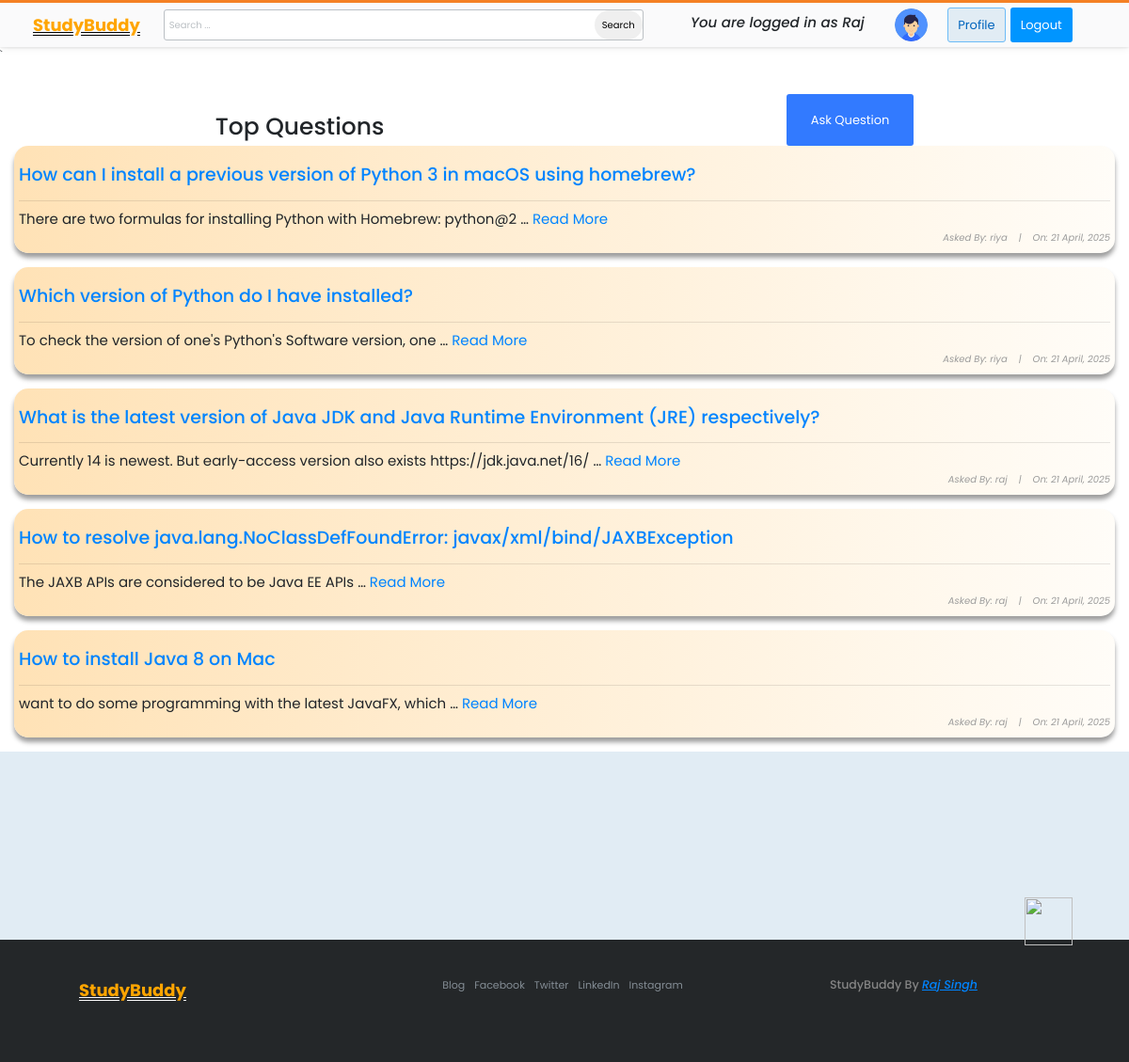
Page /questions/ (signed in) on the committed database.
### stackusers/models.py (models this page shows, shortened)
class Profile(models.Model):
    user = models.OneToOneField(User, on_delete=models.CASCADE)
    bio = models.CharField(max_length=1000)
    phone = models.IntegerField(null=True, blank=True)
    image = models.ImageField(default='default.jpg', upload_to="profile_pic")

### stackbase/models.py (models this page shows, shortened)
class Question(models.Model):
    user = models.ForeignKey(User, on_delete=models.CASCADE)
    title = models.CharField(max_length=10000)
    content = RichTextField()
    likes = models.ManyToManyField(User, related_name='question_post')
    date_created = models.DateTimeField(default=timezone.now)

### stackbase/views.py (the view)
# urls.py: path('questions/', views.QuestionListView.as_view(), name="question-lists"),
class QuestionListView(ListView):
    model = Question
    context_object_name = 'questions'
    ordering = ['-date_created']
    def get_context_data(self, **kwargs):
        context = super().get_context_data(**kwargs)
        search_input = self.request.GET.get('search-area') or ""
        if search_input:
            context['questions'] = context['questions'].filter(title__icontains = search_input)
            context['search_input'] = search_input
        return context

### stackbase/templates/stackbase/question_list.html (shortened to what this page needs)
{% extends 'base.html' %}
{% block content %}
<!DOCTYPE html>
<html lang="en">
<head>
</head>
<body>
    <div class="container">
        <div id="sub-nav">
            <h1 id="fh1">Top Questions</h1>
            {% if user.is_authenticated %}
            <button class="btn" id="logout-btn"><a id="fa" href="{% url 'stackbase:question-create'%}" style="color: white; text-decoration: none;">Ask Question</a></button>
            {% else %}
            <button class="btn" id="logout-btn"><a id="fa" href="{% url 'login' %}" style="color: white; text-decoration: none;">Login To Ask Question</a></button>
            {% endif %}
        </div>
        <div class="list-question">
            <div class="questions">
                {% for question in questions %}
                <div class="container" style="background: linear-gradient(to right, rgb(255, 226, 182), rgba(255, 166, 0, 0.027)); padding: 5px; box-shadow: rgba(0, 0, 0, 0.383) 0px 5px 5px 0px; border-radius: 15px;" >
                    <div id="title-sec" style="display: flex; align-items: center;">
                        <h3 id="fh3"><a href="{% url 'stackbase:question-detail' question.id%}">{{ question.title }}</a></h3>
                    </div>
                    <hr>
                    {% if question.content|wordcount <= 10 %}
                    <h6 id="fh6" style="text-align: left;">{{ question.content}}</h6>
                    {% else %}
                    <h6 id="fh6" style="text-align: left;">{{ question.content|truncatewords:10}} <a href="{% url 'stackbase:question-detail' question.id%}">Read More</a></h6>
                    {% endif %}
                    <h6 id="fh6" style="font-size: 10px; font-style: italic; color: rgb(155, 155, 155);">Asked By: {{ question.user }}</a>&nbsp;&nbsp;&nbsp; |&nbsp;&nbsp;&nbsp; On: {{question.date_created|date:"j F, Y"}}</h6>
                </div> <br>
                {% endfor %}
            </div>
        </div>
    </div>
</body>
</html>
{% endblock content %}

### templates/base.html (shortened to what this page needs)
{% load static %}
<!doctype html>
<html lang="en">
<head>
    <link rel="stylesheet" href="https://maxcdn.bootstrapcdn.com/bootstrap/4.0.0/css/bootstrap.min.css">
    <link rel="stylesheet" href="{% static 'main.css' %}">
</head>
<body>
<header>
<div class="nav-container">
    <nav>
         <div class="nav-brand">
            <a href="" class="nav-icon">
            <a href="{% url 'stackbase:home' %}" style="text-decoration: underline;text-decoration-style: double;text-decoration-color: rgb(0, 0,0);color: orange;"><div class="nav-icon-text"> <span cntlass="nav-bold-text">StudyBuddy</span></a>
                </div>
        </div>
        <div class="nav-search">
            <div class="search-container">
                <form action="" method="GET">
                    <table>
                        <tr>
                            <td><input type="text" id="" name="search-area" placeholder="Search ... "></td>
                            <td> <button type="submit" style="margin-left: 250px; border-radius: 20px; border: none; padding: 8px;">Search</button></td>
                        </tr>
                    </table>
                </form>
            </div>
        <div class="nav-right-buttons">
            {% if user.is_authenticated %}
                <h4><i>You are logged in as {{ user.username|title }}</i></h4> &nbsp;&nbsp;&nbsp;&nbsp;&nbsp;&nbsp;&nbsp;&nbsp;&nbsp;&nbsp;&nbsp;&nbsp;
                <div class="m-b-25"> <a href="{% url 'profile' %}"><img src="{{ user.profile.image.url }}" class="img-radius" alt="User-Profile-Image"  style="border-radius:50%; width:35px;"></a> </div> &nbsp;&nbsp;&nbsp;&nbsp;&nbsp;&nbsp;&nbsp;&nbsp;
                <a href="{% url 'profile' %}" class="btn btn-login">Profile</a>
                <form method="POST" action="{% url 'logout' %}" style="display: inline;">
                    <button type="submit" class="btn btn-register">Logout</button>
                </form>
            {% else %}
                <h4><i>For best experience login first </i>....</h4>&nbsp;&nbsp;&nbsp;&nbsp;&nbsp;&nbsp;&nbsp;
                <a href="{% url 'login' %}" class="btn btn-login">Log in</a>
                <a href="{% url 'register' %}" class="btn btn-register">Sign up</a>
            {% endif %}
        </div>
</div>`
</header>
{% block content %}
{% endblock content %}
<section class="jobs">
</section>
<footer class="footer">
    <img src="https://cdn.sstatic.net/Img/home/robot.svg?v=dfa16a330cbd" alt="" class="footer-robot-img">
<div class="container">
    <div class="footer-content">
        <div class="footer-icon">
        </div>
        <div class="footer-nav">
            <div class="leftdiv">
            <a href="{% url 'stackbase:home' %}" style="text-decoration: underline;text-decoration-style: double;text-decoration-color: rgb(250,250,250);color: orange;"><div class="nav-icon-text"> <span cntlass="nav-bold-text">StudyBuddy</span></a>
            </div>
        </div>
        <div class="footer-nav-col">
            <div class="social-media" style="float: right;">
                <ul>
                    <li>
                        <a href="#">Blog</a>
                    </li>
                    <li>
                        <a href="#">Facebook</a>
                    </li>
                    <li>
                        <a href="#">Twitter</a>
                    </li>
                    <li>
                        <a href="#">LinkedIn</a>
                    </li>
                    <li>
                        <a href="#">Instagram</a>
                    </li>
                </ul>
            </div>
        </div>
        <div class="footer-nav-col" >
            <center> <h5><p> StudyBuddy By <a href="https://www.linkedin.com/in/raj-singh-297195256/"><i style="text-decoration-line: underline;">Raj Singh</i>
         </div>
    </div>
</div>
</footer>
</body>
</html>

### stackbase/templates/stackbase/question_list.html (style rules this page uses)
body { margin-top: 100px; font-family: 'Poppins', sans-serif; }
#fh1 { margin-top: 20px; }
#sub-nav { display: flex; justify-content: space-around; }
#logout-btn { background-color: rgb(50, 122, 255); }
#fh3 { text-align: left; font-size: 19px; padding-top: 15px; }
#fh6 { text-align: right; font-size: 15px; font-weight: normal; }
a { color: rgb(0, 132, 255); }
h5 { color: rgb(133, 133, 133); }

### rows in the picture
Question: title "How can I install a previous version of Python 3 in macOS using homebrew?", content "There are two formulas for installing Python with Homebrew: python@2 …", user "riya", date_created "21 April, 2025"
Question: title "Which version of Python do I have installed?", content "To check the version of one's Python's Software version, one …", user "riya", date_created "21 April, 2025"
Question: title "What is the latest version of Java JDK and Java Runtime Environment (JRE) respectively?", content "Currently 14 is newest. But early-access version also exists https://jdk.java.net/16/ …", user "raj", date_created "21 April, 2025"
Question: title "How to resolve java.lang.NoClassDefFoundError: javax/xml/bind/JAXBException", content "The JAXB APIs are considered to be Java EE APIs …", user "raj", date_created "21 April, 2025"
Question: title "How to install Java 8 on Mac", content "want to do some programming with the latest JavaFX, which …", user "raj", date_created "21 April, 2025"

### other values in the picture
{{ user.username|title }} "Raj"
